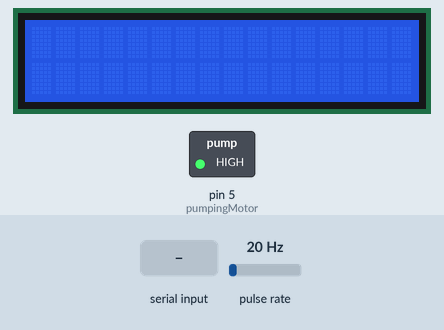
Bench run of a sketch on a simulated Arduino Uno, built with avr-gcc and run on an emulated ATmega328P. On the bench: 16×2 character LCD, switched loads named in the sketch (green lamp = pin HIGH). Wiring (inferred from the names in the program): pulse sensor: data pin 2. The inputs (shaded band) are chosen by the test bench; at power-on: pulse rate 20 Hz. What the sketch prints to the serial monitor is not drawn.

Above: at 1.2 s.
1.3 s: "5\n" received over Serial
At 3.1 s:
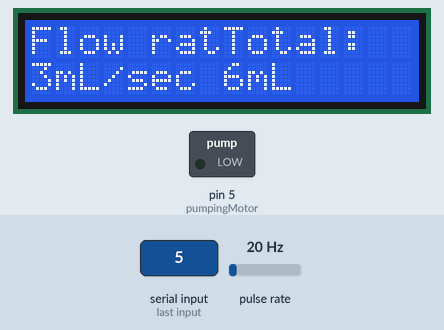
3.8 s: "90,45\n" received over Serial
At 4.3 s:
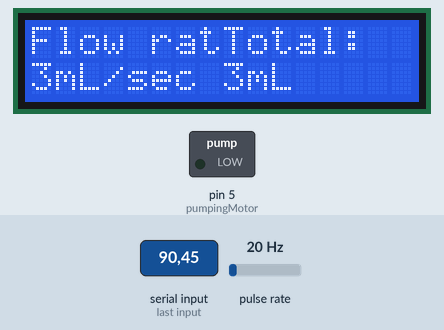
6.8 s: pulse rate (sensor on pin 2) set to 4 Hz
At 8.7 s:
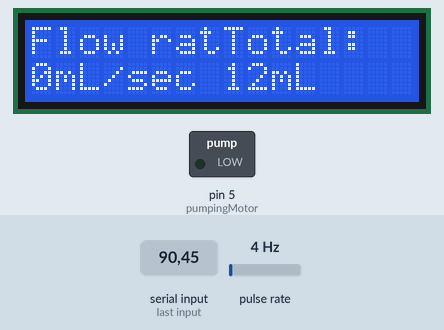
9.3 s: pulse rate (sensor on pin 2) set to 50 Hz
At 10.3 s:
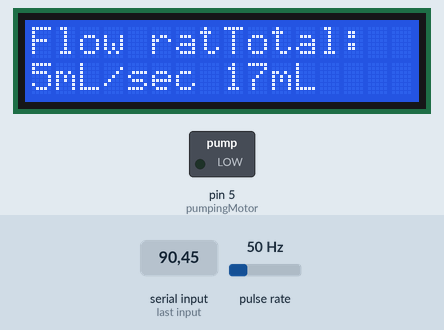
12.3 s: pulse rate (sensor on pin 2) set to 100 Hz
At 13.6 s:
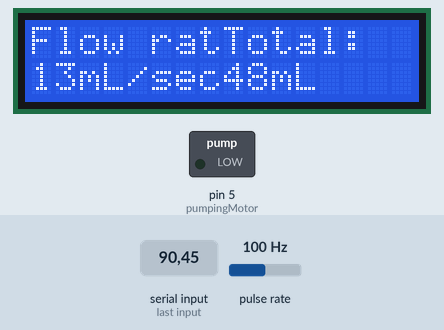
Timing chart, 0 to 15.3 s (numbered marks = the images above; inputs shaded):
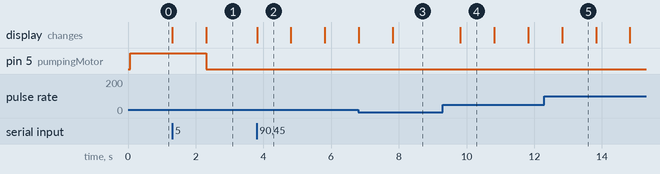

Measured:
- after the input at 1.3 s, pin 5 (pumpingMotor): HIGH → LOW after 1.0 s; the display: first changes at once (image 1 shows a later state)
- after the input at 3.8 s, the display: changes at once (image 2)
- after the input at 9.3 s, the display: changes after 0.52 s (image 4)
- what the display in image 2 shows lasts 1.0 s, from 3.8 s to 4.8 s

The sketch:

waterc_flow_pump_control.ino
```cpp
#include <LiquidCrystal.h>

// Pin assignments
volatile byte pulseCount = 0;
float flowRate = 0.0;
unsigned int flowMilliLitres = 0;
unsigned long totalMilliLitres = 0;
unsigned long oldTime = 0;
bool pumping = false; // whether or not the pump is currently running
const float targetFlowRate = 50; // 50 milliliters per second
unsigned int setPoint = 0; // 10 milliliters
unsigned int currentValue = 0; // Variable to store the current reading
unsigned int RemainingVolume = 0; // Variable to store the current reading
unsigned int newReading = 0; // Variable to store the current reading
const float calibrationFactor = 90;

// Pin assignments
const int sensorPin = 2;
const int pumpingMotor = 5;

const int rs = 12, en = 11, d4 = 9, d5 = 8, d6 = 7, d7 = 6;

// Initialize LCD screen
LiquidCrystal lcd(rs, en, d4, d5, d6, d7);

void setup() {
  // Initialize serial communication
  Serial.begin(9600);

  // Initialize LCD screen
  lcd.begin(16, 2);

  // Set pin modes
  pinMode(pumpingMotor, OUTPUT);
  digitalWrite(pumpingMotor, HIGH); // Pumping motor off
  pinMode(sensorPin, INPUT);
  digitalWrite(sensorPin, HIGH); // Turn on internal pull-up resistor

  // Attach interrupt to sensor pin
  attachInterrupt(digitalPinToInterrupt(sensorPin), pulseCounter, FALLING);
}

void loop() {

  if (Serial.available()) {

    String inputString = Serial.readStringUntil('\n'); // Read a string until a newline character is received
    setPoint = inputString.toInt(); // Convert the string to an integer and assign it to currentReading
    setPoint = setPoint + RemainingVolume;
    currentValue = setPoint;
    // Add the currentReading to the setPoint
    totalMilliLitres = 0; // Reset the totalMilliLitres when a new set point is entered
  }

  if (totalMilliLitres < setPoint) { // Only process counters if totalMilliLitres is less than setPoint

    RemainingVolume = setPoint - totalMilliLitres;
    currentValue = RemainingVolume;


    // Only process counters once per second
    if ((millis() - oldTime) > 1000) {
      // Calculate flow rate
      flowRate = ((1000.0 / (millis() - oldTime)) * pulseCount) / calibrationFactor;

      // Note the time this processing pass was executed
      oldTime = millis();

      // Calculate flow in milliliters for this second
      flowMilliLitres = (flowRate / 60) * 1000;

      // Add the milliliters passed in this second to the cumulative total
      totalMilliLitres += flowMilliLitres;

      // Display data on LCD screen
      lcd.clear();
      lcd.setCursor(0, 0);
      lcd.print("Flow rate:");
      lcd.setCursor(0, 1);
      lcd.print(flowMilliLitres);
      lcd.print("mL/sec");
      lcd.setCursor(8, 0);
      lcd.print("Total:");
      lcd.setCursor(8, 1);
      lcd.print(totalMilliLitres);
      lcd.print("mL");

      // Turn off pumping motor if set point has been reached
      if (totalMilliLitres >= setPoint) {
        digitalWrite(pumpingMotor, LOW);
        pumping = false;
      }

           // Control the pumping motor based on the current flow rate
      if (flowRate >= targetFlowRate && !pumping) {
        digitalWrite(pumpingMotor, HIGH);
        pumping = true;
      } else if (flowRate < targetFlowRate && pumping) {
        digitalWrite(pumpingMotor, LOW);
        pumping = false;
      }

      // Reset pulse counter
      pulseCount = 0;
      currentValue = RemainingVolume - flowMilliLitres;
      // Send data to the virtual serial port
      Serial.print(totalMilliLitres);
      Serial.print(",");
      Serial.print(flowMilliLitres);
       Serial.print(",");
      Serial.println(currentValue);

    }
  }
}

void pulseCounter() {
  pulseCount++;
}
```
